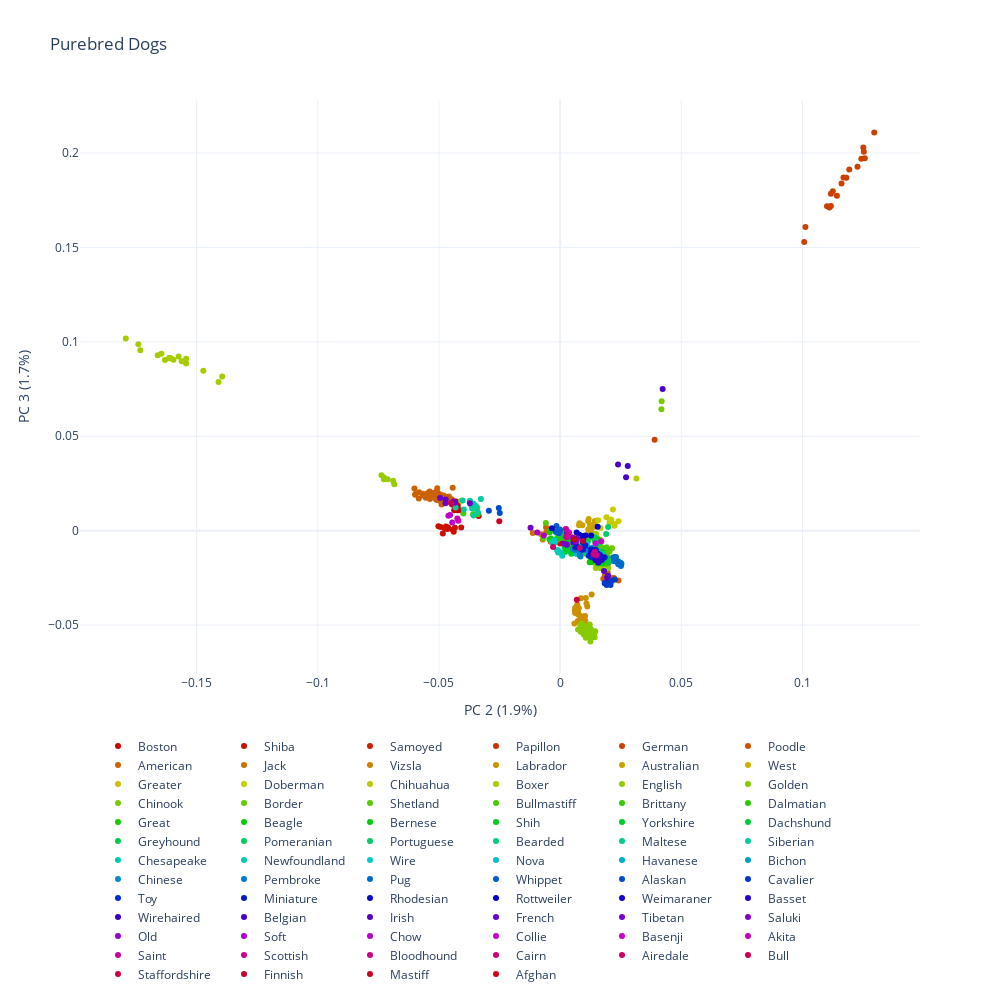

The code cell stored with this chart in its notebook:
### Code cell
pb_dogs = from_smartpca(
    RESULTS / "full" / "PCA" / "convergence_5" / "DogGenomes" / "PureBredDogs.evec",
    RESULTS / "full" / "PCA" / "convergence_5" / "DogGenomes" / "PureBredDogs.eval",
)

fig = plot_populations(pb_dogs, dim_x=1, dim_y=2)
fig.update_layout(
    title="Purebred Dogs",
    legend=dict(
            orientation="h",
            yanchor="top",
            y=-0.1,
            xanchor="right",
            x=0.9
        )
)
